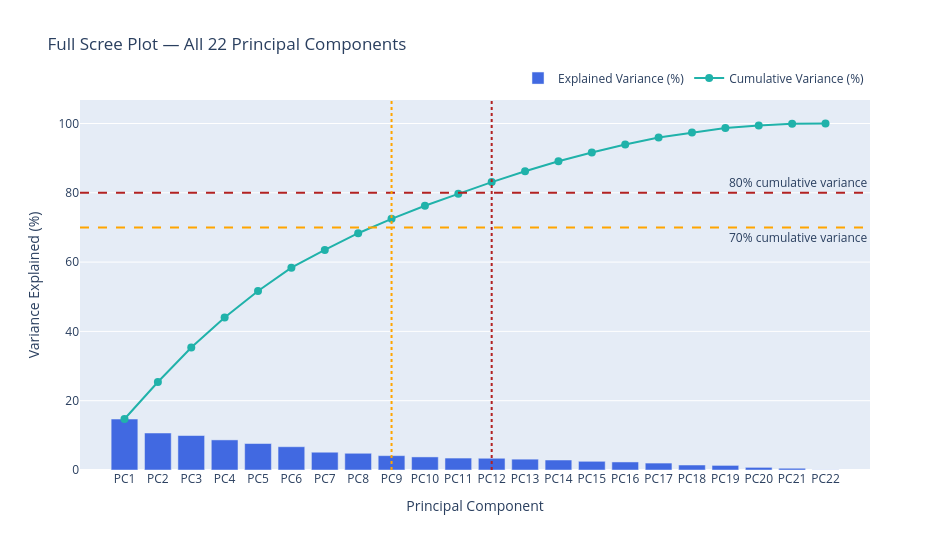

Notebook code for this chart:
### Markdown cell above
1.4  Scree plot with 70%/80% thresholds

### Code cell
fig = go.Figure()

fig.add_trace(go.Bar(
    x=df_full['PC'],
    y=df_full['Explained Variance'] * 100,
    name='Explained Variance (%)',
    marker=dict(color='RoyalBlue')
))

fig.add_trace(go.Scatter(
    x=df_full['PC'],
    y=df_full['Cumulative Variance'] * 100,
    name='Cumulative Variance (%)',
    mode='lines+markers',
    marker=dict(size=8, color='LightSeaGreen')
))

# Reference lines for the 70% / 80% cumulative-variance thresholds
fig.add_hline(y=70, line_dash='dash', line_color='orange',
              annotation_text='70% cumulative variance', annotation_position='bottom right')
fig.add_hline(y=80, line_dash='dash', line_color='firebrick',
              annotation_text='80% cumulative variance', annotation_position='top right')

# Mark where each threshold is actually crossed
fig.add_vline(x=n_70 - 1, line_dash='dot', line_color='orange')
fig.add_vline(x=n_80 - 1, line_dash='dot', line_color='firebrick')

fig.update_layout(
    title='Full Scree Plot — All 22 Principal Components',
    xaxis_title='Principal Component',
    yaxis_title='Variance Explained (%)',
    width=950, height=550,
    legend=dict(orientation='h', yanchor='bottom', y=1.02, xanchor='right', x=1)
)

fig.write_image(f"{output_dir}/C1.2_scree_full.png")
fig.show()
print("✔ Saved: C1.2_scree_full.png\n")

### Figure 1 — Plotly figure (JSON) as saved in the notebook; plotly's stock layout.template omitted (floating-point values rounded to 4 significant figures)
{"data": [{"marker": {"color": "RoyalBlue"}, "name": "Explained Variance (%)", "type": "bar", "x": ["PC1", "PC2", "PC3", "PC4", "PC5", "PC6", "PC7", "PC8", "PC9", "PC10", "PC11", "PC12", "PC13", "PC14", "PC15", "PC16", "PC17", "PC18", "PC19", "PC20", "PC21", "PC22"], "y": [14.71, 10.67, 9.949, 8.686, 7.641, 6.72, 5.13, 4.828, 4.141, 3.774, 3.447, 3.389, 3.128, 2.885, 2.512, 2.321, 1.999, 1.438, 1.327, 0.7582, 0.5018, 0.04234]}, {"marker": {"color": "LightSeaGreen", "size": 8}, "mode": "lines+markers", "name": "Cumulative Variance (%)", "type": "scatter", "x": ["PC1", "PC2", "PC3", "PC4", "PC5", "PC6", "PC7", "PC8", "PC9", "PC10", "PC11", "PC12", "PC13", "PC14", "PC15", "PC16", "PC17", "PC18", "PC19", "PC20", "PC21", "PC22"], "y": [14.71, 25.38, 35.33, 44.02, 51.66, 58.38, 63.51, 68.34, 72.48, 76.25, 79.7, 83.09, 86.21, 89.1, 91.61, 93.93, 95.93, 97.37, 98.7, 99.46, 99.96, 100.0]}], "layout": {"annotations": [{"showarrow": false, "text": "70% cumulative variance", "x": 1, "xanchor": "right", "xref": "x domain", "y": 70, "yanchor": "top", "yref": "y"}, {"showarrow": false, "text": "80% cumulative variance", "x": 1, "xanchor": "right", "xref": "x domain", "y": 80, "yanchor": "bottom", "yref": "y"}], "height": 550, "legend": {"orientation": "h", "x": 1, "xanchor": "right", "y": 1.02, "yanchor": "bottom"}, "shapes": [{"line": {"color": "orange", "dash": "dash"}, "type": "line", "x0": 0, "x1": 1, "xref": "x domain", "y0": 70, "y1": 70, "yref": "y"}, {"line": {"color": "firebrick", "dash": "dash"}, "type": "line", "x0": 0, "x1": 1, "xref": "x domain", "y0": 80, "y1": 80, "yref": "y"}, {"line": {"color": "orange", "dash": "dot"}, "type": "line", "x0": 8, "x1": 8, "xref": "x", "y0": 0, "y1": 1, "yref": "y domain"}, {"line": {"color": "firebrick", "dash": "dot"}, "type": "line", "x0": 11, "x1": 11, "xref": "x", "y0": 0, "y1": 1, "yref": "y domain"}], "title": {"text": "Full Scree Plot — All 22 Principal Components"}, "width": 950, "xaxis": {"title": {"text": "Principal Component"}}, "yaxis": {"title": {"text": "Variance Explained (%)"}}}}
